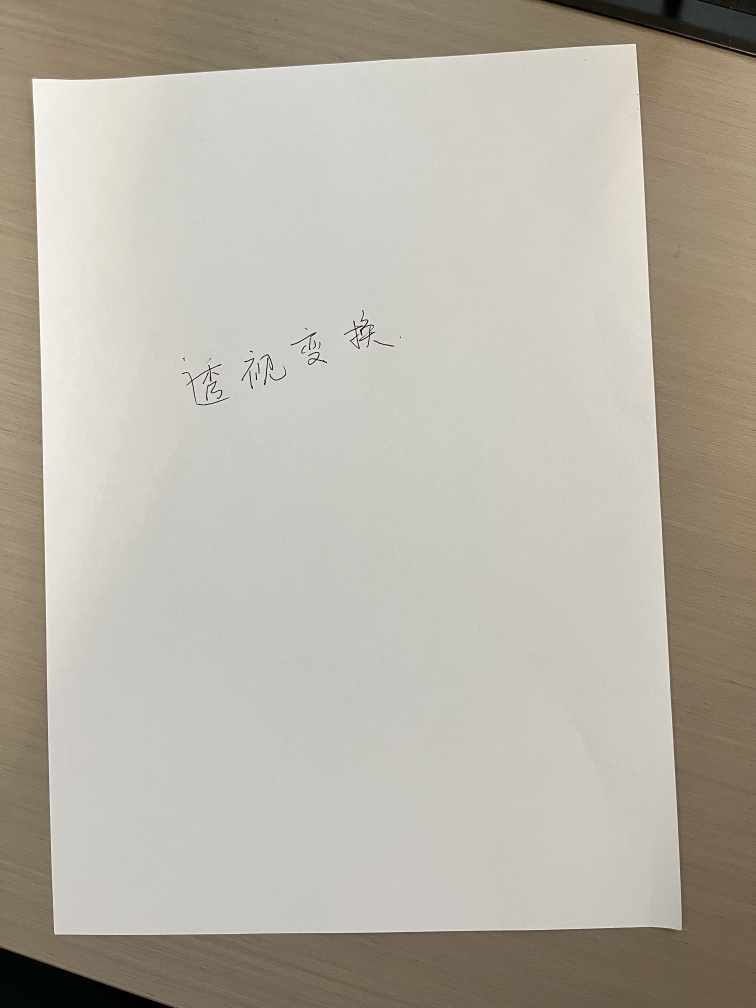
#> input picture 石冉/week06/photo.jpg, 3024 x 4032 px (shown at 1/4 size)
$ python '透视变换.py'
#> lines starting #> are read from the running program, lines starting #| are printed output that depends on the picture

import numpy as np
import cv2

#读取图片
img=cv2.imread('photo.jpg')
#> img is the input picture: shape (4032, 3024, 3); mean B, G, R 166.4, 177.5, 182.9
#找到图片中文件的四个角，命名为src
src=np.float32([[127,316],[2543,176],[215,3739],[2727,3699]])
#设置a4文件的四个角，命名为dst
dst=np.float32([[0,0],[595,0],[0,841],[595,841]])

#获取warpmatrix
wm=cv2.getPerspectiveTransform(src,dst)
print('WarpMatrix')
print(wm)
#实现透视变换
result=cv2.warpPerspective(img,wm,(595,841))
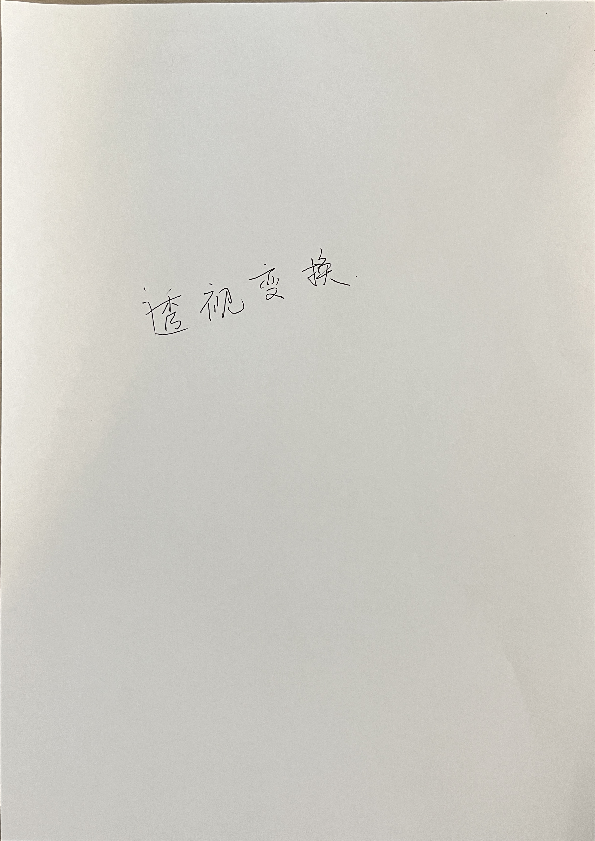
#> result: shape (841, 595, 3); mean B, G, R 196.9, 204, 205.9
#展示结果
cv2.imshow('src',img)
cv2.imshow('result',result)
cv2.waitKey(0)
